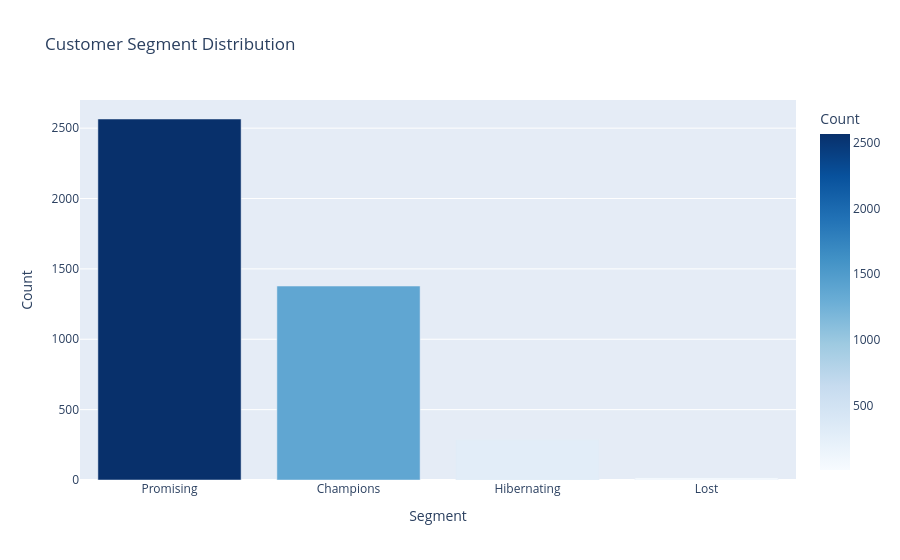

Notebook code cell kept with this figure:
### Code cell
# Segment distribution
seg_counts = segments['segment_name'].value_counts().reset_index()
seg_counts.columns = ['Segment', 'Count']

fig = px.bar(seg_counts, x='Segment', y='Count',
             title='Customer Segment Distribution',
             color='Count', color_continuous_scale='Blues')
fig.show()

### Figure 1 — Plotly figure (JSON) as saved in the notebook; plotly's stock layout.template omitted (floating-point values rounded to 4 significant figures)
{"data": [{"hovertemplate": "Segment=%{x}<br>Count=%{marker.color}<extra></extra>", "legendgroup": "", "marker": {"color": [2565, 1378, 287, 14], "coloraxis": "coloraxis", "pattern": {"shape": ""}}, "name": "", "orientation": "v", "showlegend": false, "textposition": "auto", "type": "bar", "x": ["Promising", "Champions", "Hibernating", "Lost"], "xaxis": "x", "y": [2565, 1378, 287, 14], "yaxis": "y"}], "layout": {"barmode": "relative", "coloraxis": {"colorbar": {"title": {"text": "Count"}}, "colorscale": [[0.0, "rgb(247,251,255)"], [0.125, "rgb(222,235,247)"], [0.25, "rgb(198,219,239)"], [0.375, "rgb(158,202,225)"], [0.5, "rgb(107,174,214)"], [0.625, "rgb(66,146,198)"], [0.75, "rgb(33,113,181)"], [0.875, "rgb(8,81,156)"], [1.0, "rgb(8,48,107)"]]}, "legend": {"tracegroupgap": 0}, "title": {"text": "Customer Segment Distribution"}, "xaxis": {"anchor": "y", "domain": [0.0, 1.0], "title": {"text": "Segment"}}, "yaxis": {"anchor": "x", "domain": [0.0, 1.0], "title": {"text": "Count"}}}}
